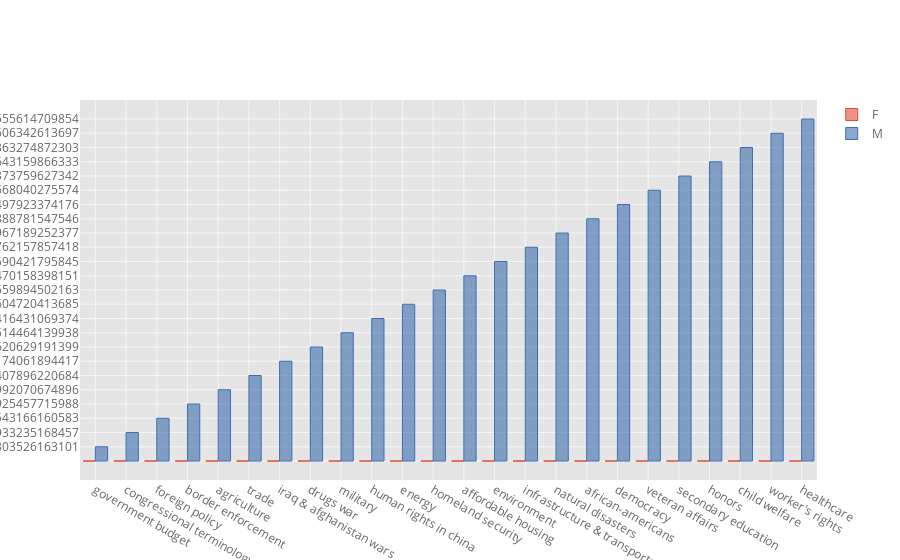

Here is the notebook cell this chart was saved with:
### Markdown cell above
### Democrats

### Code cell
clustered_mps\
    .query("party=='Democrat'")\
    .groupby("gender")\
    .median()\
    .diff()\
    .rename(columns=lambda x: topic_dict(x))[topic_sorter]\
    .T\
    .iplot(kind="bar")

### Figure 1 — Plotly figure (JSON) as saved in the notebook; plotly's stock layout.template omitted (floating-point values rounded to 4 significant figures)
{"data": [{"marker": {"color": "rgba(226, 74, 51, 0.6)", "line": {"color": "rgba(226, 74, 51, 1.0)", "width": 1}}, "name": "F", "orientation": "v", "text": "", "type": "bar", "x": ["government budget", "congressional terminology", "foreign policy", "border enforcement", "agriculture", "trade", "iraq & afghanistan wars", "drugs war", "military", "human rights in china", "energy", "homeland security", "affordable housing", "environment", "infrastructure & transportation", "natural disasters", "african-americans", "democracy", "veteran affairs", "secondary education", "honors", "child welfare", "worker's rights", "healthcare"], "y": ["", "", "", "", "", "", "", "", "", "", "", "", "", "", "", "", "", "", "", "", "", "", "", ""]}, {"marker": {"color": "rgba(62, 111, 176, 0.6)", "line": {"color": "rgba(62, 111, 176, 1.0)", "width": 1}}, "name": "M", "orientation": "v", "text": "", "type": "bar", "x": ["government budget", "congressional terminology", "foreign policy", "border enforcement", "agriculture", "trade", "iraq & afghanistan wars", "drugs war", "military", "human rights in china", "energy", "homeland security", "affordable housing", "environment", "infrastructure & transportation", "natural disasters", "african-americans", "democracy", "veteran affairs", "secondary education", "honors", "child welfare", "worker's rights", "healthcare"], "y": [0.003811, 0.004533, 0.0002715, -0.0002048, 0.0005227, 0.002382, 0.0005736, -0.0002265, -0.000534, -7.906e-05, -0.002423, -0.003057, -0.001756, -0.00199, -0.002369, -0.003208, -0.004046, -0.004275, -0.003483, -0.006644, 0.001337, -0.007224, -0.0086, -0.03528]}], "layout": {"legend": {"bgcolor": "#FFFFFF", "font": {"color": "#666666"}}, "paper_bgcolor": "#FFFFFF", "plot_bgcolor": "#E5E5E5", "titlefont": {"color": "#151516"}, "xaxis1": {"gridcolor": "#F6F6F6", "showgrid": true, "tickfont": {"color": "#666666"}, "title": "", "titlefont": {"color": "#666666"}, "zerolinecolor": "#F6F6F6"}, "yaxis1": {"gridcolor": "#F6F6F6", "showgrid": true, "tickfont": {"color": "#666666"}, "title": "", "titlefont": {"color": "#666666"}, "zerolinecolor": "#F6F6F6"}}}
